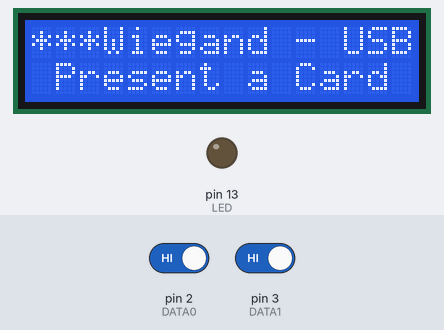
A sketch run on a simulated Arduino Uno, built with avr-gcc and run on an emulated ATmega328P. Parts: 16×2 character LCD, output pins drawn as LEDs (lit = HIGH). The test bench sets the inputs (shaded band); at power-on: pin 2 (DATA0) HIGH, pin 3 (DATA1) HIGH. What the sketch prints to the serial monitor is not drawn.

Above: at 1.2 s.
1.3 s: pin 2 (DATA0) driven LOW
At 2.3 s:
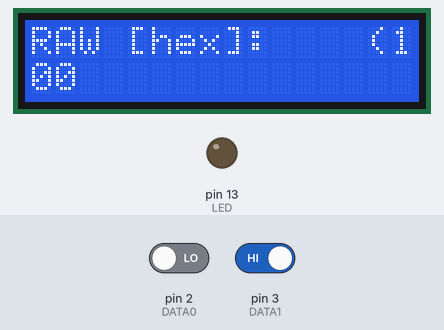
2.8 s: pin 3 (DATA1) driven LOW
At 3.5 s:
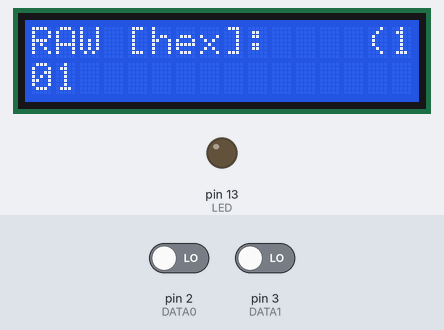
Timing chart, 0 to 5.8 s (numbered marks = the images above; inputs shaded):
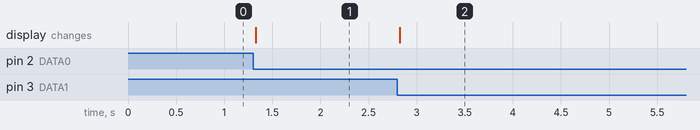

Measured:
- after the input at 1.3 s, the display: changes at once (image 1)
- after the input at 2.8 s, the display: changes at once (image 2)

The sketch:

ArduinoWiegand.ino
```cpp
/*
 * HID Reader Wiegand Interface for Arduino Uno


  Modifications by Jorge Villicana, 2014.06.01
 *
 * This program will capture the data  from a PACS  Reader with Wiegand Output.
 * The Wiegand interface has two data lines, DATA0 and DATA1.  These lines are normall held
 * high at 5V.  When a 0 is sent, DATA0 drops to 0V for a few us.  When a 1 is sent, DATA1 drops
 * to 0V for a few us.  There is usually a few ms between the pulses.
 *
 * Your reader have  4 connections: RED - VDC, BLACK - GND, GREEN - DO and WHITE - D1. Connect the Red wire
 * to 5V.  Connect the black to ground.  Connect DATA0 to Digital Pin 2 (INT0).
 * Connect DATA1 to Digital Pin 3 (INT1).
 *
 * How does it work? Each data line is connected to hardware interrupt lines.  When
 * one drops low, an interrupt routine is called and some bits are flipped.  After some time of
 * of not receiving any bits, the Arduino send the bits as string  through serial port and show on LCD.

*/


#include <LiquidCrystal.h>

LiquidCrystal lcd( 8, 9, 4, 5, 6, 7 );

#define MAX_BITS 100                 // max number of bits
#define WIEGAND_WAIT_TIME  3000      // time to wait for another weigand pulse.
#define MAXBYTES 11

const int Data0 = 2;
const int Data1= 3;
const int Led = 13;

unsigned char databits[MAX_BITS];    // stores all of the data bits
unsigned char datahex[MAXBYTES];
unsigned char bitCount;              // number of bits currently captured
unsigned char flagDone;              // goes low when data is currently being captured
unsigned int wiegand_counter;        // countdown until we assume there are no more bits


// interrupt that happens when INTO goes low (0 bit)
void ISR_INT0()
{
  Serial.print("0");
  bitCount++;
  flagDone = 0;
  wiegand_counter = WIEGAND_WAIT_TIME;

}

// interrupt that happens when INT1 goes low (1 bit)
void ISR_INT1()
{
  Serial.print("1");
  databits[bitCount] = 1;
  bitCount++;
  flagDone = 0;
  wiegand_counter = WIEGAND_WAIT_TIME;
}

void setup()
{
  pinMode(13, OUTPUT);  // LED
  pinMode(2, INPUT);     // DATA0 (INT0)
  pinMode(3, INPUT);     // DATA1 (INT1)


  Serial.begin(9600);
  Serial.println("***Wiegand - USB Converter*** ");
  Serial.println("Present a Card...");


  //Initialize LCD
  lcd.begin(16, 2);
  lcd.print("***Wiegand - USB Converter***");
  lcd.setCursor(0,1);
  lcd.print(" Present a Card");

  // binds the ISR functions to the falling edge of INTO and INT1
  attachInterrupt(0, ISR_INT0, FALLING);
  attachInterrupt(1, ISR_INT1, FALLING);


  wiegand_counter = WIEGAND_WAIT_TIME;
}

void loop()
{
  // This waits to make sure that there have been no more data pulses before processing data
  if (!flagDone) {
    if (--wiegand_counter == 0)
      flagDone = 1;
  }

  // if we have bits and we the weigand counter went out
  if (bitCount > 0 && flagDone) {
    unsigned char i;
    unsigned char j;
    unsigned char k = 0;

    //Display how many bits were read.
    Serial.print(" ( ");
    Serial.print(bitCount);
    Serial.print(" bits)");
    Serial.println();


    //Show card data in hexadecimal format

       j = 0;
       k = 0;

       lcd.clear();
       lcd.print("RAW [hex]: ");
       lcd.setCursor(0,1);
       for(i=0;i< bitCount && k < MAXBYTES;i++)
       {
         datahex[k] |= (databits[bitCount-i -1]<< j);

         j++;
         if (j==8)
         {
           j=0;
           k++;
         }
       }
      for (i =0; i<=k;i++)
      {
        if (datahex[k-i] < 16)
        {
          Serial.print("0");
          lcd.print("0");
        }

           Serial.print(datahex[k-i], HEX);
           lcd.print(datahex[k-i],HEX);

      }
     Serial.println(" hex");
     lcd.setCursor(13,0);
     lcd.print(" (");
     lcd.print(bitCount);
     lcd.print(")");

     // cleanup and get ready for the next card
     bitCount = 0;

     for (i=0; i<MAX_BITS; i++)
     {
       databits[i] = 0;
     }
     for (i=0; i<MAXBYTES; i++)
     {
       datahex[i] = 0;
     }
     Serial.println("Present a Card...");
  }
}
```
